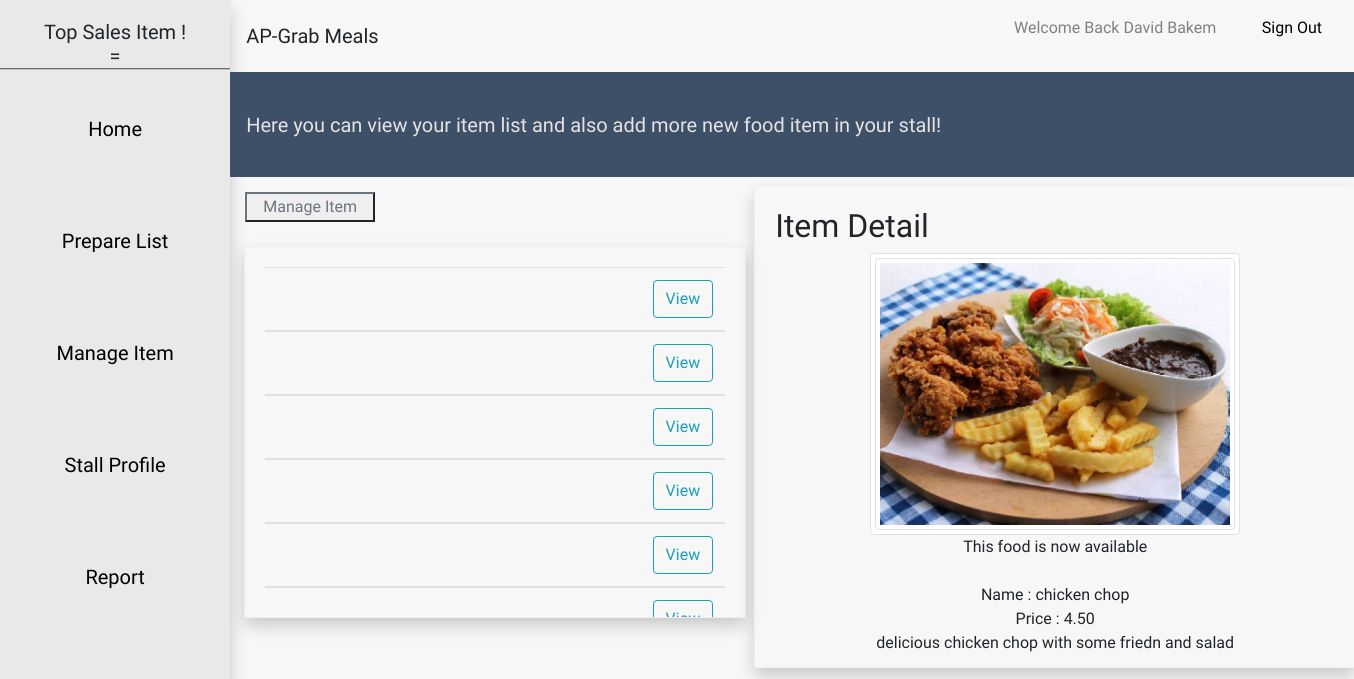
Page /online-meal-ordering-system/vendor-dept-app/topsales.php?id=F001 (signed in) on the committed database.
### tables this page shows
CREATE TABLE `food` (
  `Food_ID` varchar(255) NOT NULL,
  `Stall_ID` int(11) NOT NULL,
  `Food_Name` varchar(255) NOT NULL,
  `Food_Category` varchar(255) NOT NULL,
  `Unit_Price` varchar(255) NOT NULL,
  `Food_Description` varchar(255) NOT NULL,
  `Food_File` varchar(255) NOT NULL,
  `Food_Status` varchar(255) NOT NULL
);

### online-meal-ordering-system/vendor-dept-app/topsales.php (the view, shortened to what this page needs)
<?php session_start();
include("base.php");
include ("conn.php")
?>
<div class="whole">
	<nav class="navbar navbar-light ayoyolaoshi">
		<div>
			<a class="navbar-brand">Here you can view your item list and also add more new food item in your stall!</a>
		</div>
	</nav>
<div class="container haizzzaaa">
	<div class="spiderman2">
		<div class="spiderman1">
			<a href="manage.php"><button class="spiderman3 btn-outline-secondary">Manage Item</button></a>
		</div>
	<div class="tablecon alaloi">
		<table class="table">
			<?php
				$id = mysqli_real_escape_string($con, $_SESSION['login_stallid']);
				$food_check = mysqli_query($con, "SELECT * FROM food WHERE Stall_ID = '$id'");
					while($food = mysqli_fetch_array($food_check)){
						$fid = $food['Food_ID'];
						if(!array_filter($food_array)){
							echo "<tbody>";
							echo "<tr>";
							echo "<td>";
							echo "<a href='topsales.php?id=".$fid."' name='itemdetail' class='btnm btn btn-outline-info'>View</a>";
							echo "</td>";
							echo "</tr>";
							echo "</tbody>";
						}
			}
			?>
		</table>
</div>
</div>
<div>
	<div class="add_form">
		<div>
			<h2>Item Detail</h2>
		</div>
			<form class="login_form" method="post" enctype="multipart/form-data" onsubmit="return validateForm()" name="myForm" >
				<?php
					if(isset($_GET['id'])){
						$fidididididid = $_GET['id'];
						$itemsql = mysqli_query($con, "SELECT * FROM food WHERE Food_ID = '$fidididididid' ");
						$click_item = mysqli_fetch_array($itemsql);
						$click_image = $click_item['Food_File'];
	    				$click_name = $click_item['Food_Name'];
	    				$click_price = $click_item['Unit_Price'];
	    				$click_description = $click_item['Food_Description'];
	    				$click_status = $click_item['Food_Status'];
	    				echo "<div class='spider2'>";
	    				echo "<center><div class='img-thumbnail spider1'>";
				 		echo "<img class='img-thumbnail spider' src='images/".$click_image."'>";
				 		echo "</div>";
				 		echo "<div class='spider3'>";
				 		echo "<div class='spider4'>This food is now ".$click_status."</div><br>";
				 		echo "<div class='spider4'>Name    : ".$click_name."</div>";
					    echo "<div class='spider4'>Price   : ".$click_price."</div>";
				  		echo "<div class='spider4'>".$click_description."</div>";
				  		echo "</div>";
				  		echo "</center></div>";
					}
				?>
			</form>
	</div>
</div>
</div>
</div>

### online-meal-ordering-system/vendor-dept-app/base.php (shortened to what this page needs)
<!DOCTYPE html>
<html>
<head>
<link rel="stylesheet" type="text/css" href="home.css"/>
<link rel="stylesheet" type="text/css" href="manage.css"/>
<link rel="stylesheet" type="text/css" href="profile.css"/>
<link rel="stylesheet" type="text/css" href="changepass.css"/>
<link rel="stylesheet" type="text/css" href="edit.css"/>
<link rel="stylesheet" type="text/css" href="prepare.css"/>
<link rel="stylesheet" href="https://stackpath.bootstrapcdn.com/bootstrap/4.3.1/css/bootstrap.min.css">
</head>
<body>
  <?php
include("conn.php");
?>
<div class="maxmaxmax">
<form>
<div class="sidebar">
	<center>
		<h4>
            <?php
            $url = $_SERVER["REQUEST_URI"];
            $pos = strrpos($url, "home.php");
            $pos1 = strrpos($url, "prepare.php");
            $pos2 = strrpos($url, "manage.php");
            $pos3 = strrpos($url, "profile.php");
            $pos4 = strrpos($url, "edit.php");
            $pos5 = strrpos($url, "topsales.php");
            $pos6 = strrpos($url, "report.php");
            $pos7 = strrpos($url, "report1.php");
              if($pos != false){
                echo "<div class='paddddd'><h5>This is Home Page !<br>=</h5></div>";
                echo "<div class='paddd'>";
                echo "<div class='babachiban'>";
    				    echo "<a class='btn active' href='home.php'>Home</a>";
                echo "<a class='btn wolala' href='prepare.php'>Prepare List</a>";
    				    echo "<a class='btn wolala' href='manage.php'>Manage Item</a>";
    				    echo "<a class='btn wolala' href='profile.php'>Stall Profile</a>";
                echo "<a class='btn wolala' href='report.php'>Report</a>";
                echo "</div>";
              }elseif($pos5 != false){
                echo "<div class='paddddd'><h5>Top Sales Item !<br>=</h5></div>";
                echo "<div class='paddd'>";
              }
              $id = mysqli_real_escape_string($con, $_SESSION['login_stallid']);
              $sql = "SELECT * FROM food WHERE Stall_ID = '$id'";
              $result = mysqli_query($con, $sql);
              if(mysqli_num_rows($result)<=0)
              {
                  echo "<table class='table'>";
                  echo"<script>alert('No Food in the system now ! Add more !');</script>";
                  echo "<tr>";
                  echo "<td>";
                  echo "No Food Now !";
                  echo "</td>";
                  echo "</tr>";
                  echo "</table>";
              }else{
                while($food = mysqli_fetch_array($result)){
                  if(($food['Stall_ID']) === ($_SESSION['login_stallid'])){
                    $name = $food['Food_Name'];
                    echo "<table class='table gglela'>";
                    echo "<tbody>";
                    echo "<tr>";
                    echo "<td>";
                    echo "<h7 class='havnomen'>".$name."</h7>";
                    echo "</td>";
                    echo "</tr>";
                    echo "</tbody>";
                    echo "</table>";
                  }
                }
              }
              ?>
  			</div>
		</h4>
	</center>
</div>
</form>
	<div class="nacnac">
		<nav class="navbar">
			<a class="navbar-brand">AP-Grab Meals</a>
      <p class="navbar idkhtd">Welcome Back  <?php echo $_SESSION["login_stall"];?><a href="home.php?logout='1'" class="cancel cancellogout">Sign Out</a></p>
		</nav>
	</div>
</div>
</body>
</html>

### online-meal-ordering-system/vendor-dept-app/base.php (style rules this page uses)
body { font-family: 'ZCOOL XiaoWei', serif; }

### rows in the picture
food: Food_Name "chicken chop", Food_File (picture), Food_Status "available", Unit_Price "4.50", Food_Description "delicious chicken chop with some friedn and salad"
food: Food_Name "western naan"
food: Food_Name "prawn spagetti"

### other values in the picture
$_SESSION["login_stall"] "David Bakem"
